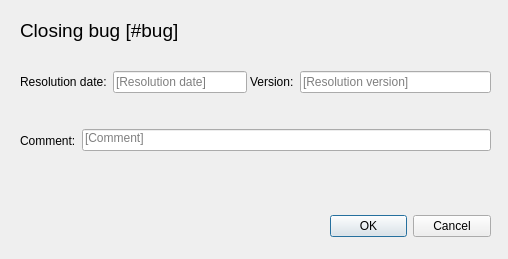
<?xml version="1.0" encoding="UTF-8"?>
<ui version="4.0">
 <class>Dialog</class>
 <widget class="QDialog" name="Dialog">
  <property name="geometry">
   <rect>
    <x>0</x>
    <y>0</y>
    <width>508</width>
    <height>259</height>
   </rect>
  </property>
  <property name="windowTitle">
   <string>Dialog</string>
  </property>
  <widget class="QDialogButtonBox" name="buttonBox">
   <property name="geometry">
    <rect>
     <x>330</x>
     <y>210</y>
     <width>161</width>
     <height>32</height>
    </rect>
   </property>
   <property name="orientation">
    <enum>Qt::Orientation::Horizontal</enum>
   </property>
   <property name="standardButtons">
    <set>QDialogButtonBox::StandardButton::Cancel|QDialogButtonBox::StandardButton::Ok</set>
   </property>
  </widget>
  <widget class="QLabel" name="label">
   <property name="geometry">
    <rect>
     <x>20</x>
     <y>10</y>
     <width>171</width>
     <height>41</height>
    </rect>
   </property>
   <property name="font">
    <font>
     <pointsize>14</pointsize>
    </font>
   </property>
   <property name="text">
    <string>Closing bug [#bug]</string>
   </property>
  </widget>
  <widget class="QWidget" name="layoutWidget">
   <property name="geometry">
    <rect>
     <x>20</x>
     <y>110</y>
     <width>471</width>
     <height>61</height>
    </rect>
   </property>
   <layout class="QHBoxLayout" name="horizontalLayout_6">
    <item>
     <widget class="QLabel" name="label_9">
      <property name="text">
       <string>Comment:</string>
      </property>
     </widget>
    </item>
    <item>
     <widget class="QLineEdit" name="lineEdit_7">
      <property name="sizePolicy">
       <sizepolicy hsizetype="Expanding" vsizetype="Fixed">
        <horstretch>0</horstretch>
        <verstretch>0</verstretch>
       </sizepolicy>
      </property>
      <property name="text">
       <string/>
      </property>
      <property name="alignment">
       <set>Qt::AlignmentFlag::AlignLeading|Qt::AlignmentFlag::AlignLeft|Qt::AlignmentFlag::AlignTop</set>
      </property>
      <property name="placeholderText">
       <string>[Comment]</string>
      </property>
     </widget>
    </item>
   </layout>
  </widget>
  <widget class="QWidget" name="layoutWidget_2">
   <property name="geometry">
    <rect>
     <x>250</x>
     <y>70</y>
     <width>241</width>
     <height>24</height>
    </rect>
   </property>
   <layout class="QHBoxLayout" name="horizontalLayout_2">
    <item>
     <widget class="QLabel" name="label_13">
      <property name="text">
       <string>Version:</string>
      </property>
     </widget>
    </item>
    <item>
     <widget class="QLineEdit" name="lineEdit_10">
      <property name="cursor">
       <cursorShape>ArrowCursor</cursorShape>
      </property>
      <property name="text">
       <string/>
      </property>
      <property name="placeholderText">
       <string>[Resolution version]</string>
      </property>
     </widget>
    </item>
   </layout>
  </widget>
  <widget class="QWidget" name="">
   <property name="geometry">
    <rect>
     <x>20</x>
     <y>70</y>
     <width>227</width>
     <height>24</height>
    </rect>
   </property>
   <layout class="QHBoxLayout" name="horizontalLayout">
    <item>
     <widget class="QLabel" name="label_12">
      <property name="text">
       <string>Resolution date:</string>
      </property>
     </widget>
    </item>
    <item>
     <widget class="QLineEdit" name="lineEdit_9">
      <property name="cursor">
       <cursorShape>ArrowCursor</cursorShape>
      </property>
      <property name="text">
       <string/>
      </property>
      <property name="placeholderText">
       <string>[Resolution date]</string>
      </property>
     </widget>
    </item>
   </layout>
  </widget>
 </widget>
 <resources/>
 <connections>
  <connection>
   <sender>buttonBox</sender>
   <signal>accepted()</signal>
   <receiver>Dialog</receiver>
   <slot>accept()</slot>
   <hints>
    <hint type="sourcelabel">
     <x>248</x>
     <y>254</y>
    </hint>
    <hint type="destinationlabel">
     <x>157</x>
     <y>274</y>
    </hint>
   </hints>
  </connection>
  <connection>
   <sender>buttonBox</sender>
   <signal>rejected()</signal>
   <receiver>Dialog</receiver>
   <slot>reject()</slot>
   <hints>
    <hint type="sourcelabel">
     <x>316</x>
     <y>260</y>
    </hint>
    <hint type="destinationlabel">
     <x>286</x>
     <y>274</y>
    </hint>
   </hints>
  </connection>
 </connections>
</ui>
